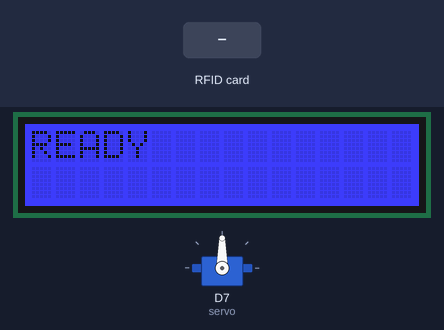
Recording of a sketch running on a simulated Arduino MKR. Parts: servo, 16×2 character LCD. The test bench sets the inputs (shaded band). WiFi joins after 1.5 s; servers stay silent unless stated; uploads are accepted with an empty reply; what the sketch prints to the serial monitor is not drawn.

Above: at 12.8 s.
12.9 s: RFID card 5E 7A 19 C4 held to the reader
At 13.5 s:
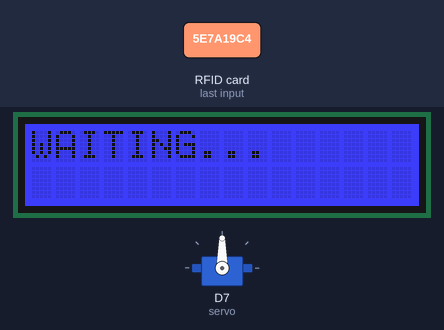
At 15.4 s:
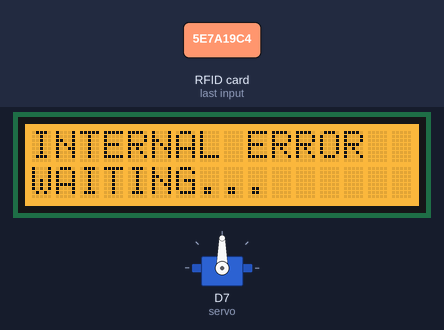
Timing chart, 0 to 16.9 s (numbered marks = the images above; inputs shaded):
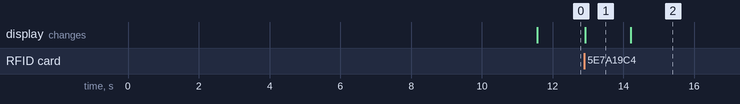

The sketch:

main.ino
```cpp
//RFID
#include <MFRC522.h>

#define PIN_RESET  6 // SPI Reset Pin
#define PIN_SS    7 // SPI Slave Select Pin

MFRC522 mfrc522(PIN_SS, PIN_RESET);

//Servo
#include <Servo.h>
Servo servo;  // create servo object to control a servo
int pos = 0;
int opendeg = 90;

//Display
#include <Wire.h>
#include "rgb_lcd.h"

rgb_lcd lcd;

const int color_defaultR = 0;
const int color_defaultG = 0;
const int color_defaultB = 255;

const int color_errorR = 255;
const int color_errorG = 0;
const int color_errorB = 0;

const int color_warnR = 255;
const int color_warnG = 165;
const int color_warnB = 0;

const int color_validR = 0;
const int color_validG = 255;
const int color_validB = 0;

//Wifi
#include <WiFiNINA.h>

#define SECRET_SSID "iPhone"
#define SECRET_PASS "123456789"

char ssid[] = SECRET_SSID;        // your network SSID (name)
char pass[] = SECRET_PASS;    // your network password (use for WPA, or use as key for WEP)
int keyIndex = 0;            // your network key Index number (needed only for WEP)

int status = WL_IDLE_STATUS;
char server[] = "172.20.10.4";    // IP Adress of API Host
int port = 8080;          //Port of API
WiFiClient client;

void setup()
{
    // check for the WiFi module:
    if (WiFi.status() == WL_NO_MODULE) {
      Serial.println("Communication with WiFi module failed!");
      // don't continue
      while (true);
    }

    String fv = WiFi.firmwareVersion();
    if (fv < WIFI_FIRMWARE_LATEST_VERSION) {
      Serial.println("Please upgrade the firmware");
    }

    // attempt to connect to Wifi network:
    while (status != WL_CONNECTED) {
      Serial.print("Attempting to connect to SSID: ");
      Serial.println(ssid);
      // Connect to WPA/WPA2 network. Change this line if using open or WEP network:
      status = WiFi.begin(ssid, pass);
      // wait 10 seconds for connection:
      delay(10000);
    }

    Serial.println("Connected to wifi");

    //Servo
    servo.attach(7);
    Serial.println("Attached Servo");

    //Display
    lcd.begin(16, 2);
    lcd.setRGB(color_defaultR, color_defaultG, color_defaultB);
    printToDisplay("READY", 1, true);

    //Init RFID
    Serial.begin(9600);
    SPI.begin();
    Serial.println("Init RFID");
    mfrc522.PCD_Init();
    Serial.println("RFID ready");
}

void loop()
{
    if (mfrc522.PICC_IsNewCardPresent() && mfrc522.PICC_ReadCardSerial()) {
        String rfidUID = "";
        for (byte i = 0; i < mfrc522.uid.size; i++) {
            rfidUID += mfrc522.uid.uidByte[i];
        }
        verifyRFIDCard(rfidUID);
        mfrc522.PICC_HaltA();
        delay(1000);
   }
   if(client.available()){
        String res = "";
        while (client.available()) {          // loop while the client's available
          char c = client.read();
          res += c;
        }
        String firstline = res.substring(0, res.indexOf('\n'));
        String ResponseCode = firstline.substring(res.indexOf(' ') + 1, firstline.length() - 2); // RM Line Space

        if(ResponseCode.equals("200")){
            Serial.println("CARD VALID");
            lcd.setRGB(color_validR, color_validG, color_validB);
            printToDisplay("ACCESS GRANTED", 1, true);
            delay(1000);
            OpenWithServo();
        } else if(ResponseCode.equals("401")){
            Serial.println("CARD INVALID");
            lcd.setRGB(color_errorR, color_errorG, color_errorB);
            printToDisplay("ACCESS DENIED", 1, true);
            delay(2000);
            lcd.setRGB(color_defaultR, color_defaultG, color_defaultB);
            printToDisplay("READY", 1, true);
        } else{
            Serial.println("UNKOWN RESPONSE");
            lcd.setRGB(color_warnR, color_warnG, color_warnB);
            printToDisplay("INTERNAL ERROR", 1, true);
            printToDisplay("WAITING...", 1, false);
            lcd.setCursor(0, 0);
        }
        Serial.println("");
   }
}

void verifyRFIDCard(String rfid_UID){
    lcd.setRGB(color_defaultR, color_defaultG, color_defaultB);
    printToDisplay("WAITING...", 1, true);
    Serial.println("Verifying RFID Card " + rfid_UID);
    // if you get a connection, report back via serial:
    if (client.connect(server, port)) {
      client.println("GET /api/members/verify/" + rfid_UID + " HTTP/1.1");
      client.println("Host: " + String(server));
      client.println("Connection: close");
      client.println();
    } else{
      Serial.println("Couldn't connect to server: " + String(server) + ":" + port);
    }
}

void OpenWithServo(){
  for (pos = 0; pos <= opendeg; pos += 1) {
    // in steps of 1 degree
    servo.write(pos);              // tell servo to go to position in variable 'pos'
    delay(15);                       // waits 15 ms for the servo to reach the position
  }
}

void printToDisplay(String inp, int line, boolean clear){
  if(clear){
      lcd.clear();
  }
  lcd.print(inp);
  lcd.setCursor(0, line);
}
```

Measured:
- after the input at 12.9 s, the display: changes at once (image 1)
- what the display in image 1 shows lasts 1.3 s, from 12.9 s to 14.2 s
